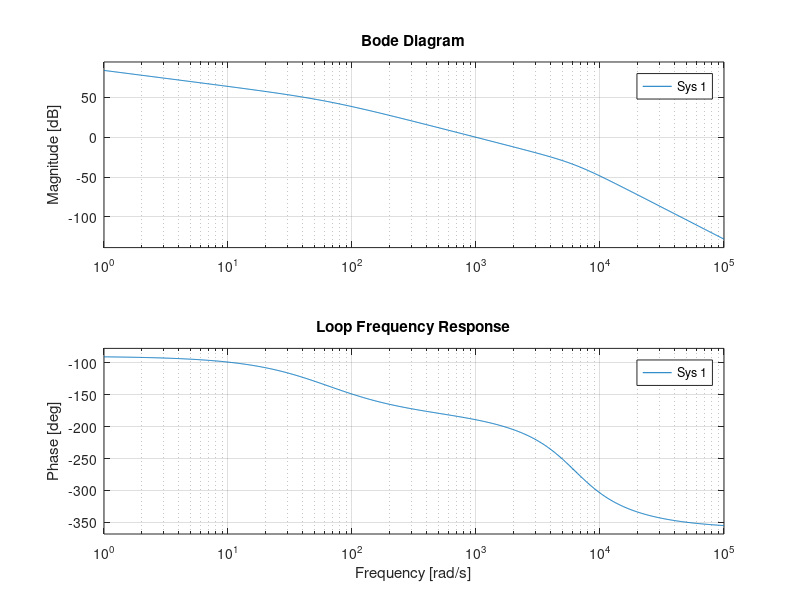

This figure's MATLAB source: (Note: this script raises an error after producing the figure.)
% SAFER Analog System Stability Analysis
% Define system parameters
clear all;
close all;

% Temperature range for analysis
temp_range = -40:5:85;  % °C

% Frequency range for analysis
f = logspace(-1, 6, 1000);
s = 1i * 2 * pi * f;

%% Input Stage (AD620) Transfer Function
% Temperature-dependent gain variation
Gain_nominal = 100;
temp_coeff = -0.5e-4;  % %/°C
gains = Gain_nominal * (1 + temp_coeff * (temp_range - 25));

% AD620 frequency response
GBW = 1e6;  % 1MHz GBW
pole1 = 2*pi*10;  % Low frequency pole
Hin = tf([GBW], [1 pole1 0]);

%% Active Filter Stage
% Second-order Butterworth filter
fn = 1000;  % 1kHz cutoff
wn = 2*pi*fn;
zeta = 0.707;  % Damping ratio
Hf = tf(wn^2, [1 2*zeta*wn wn^2]);

%% Loop Stability Analysis
figure(1);
bode(Hin * Hf);
grid on;
title('Loop Frequency Response');

% Calculate stability margins
[Gm,Pm,Wcg,Wcp] = margin(Hin * Hf);
fprintf('Gain Margin: %.2f dB\n', 20*log10(Gm));
fprintf('Phase Margin: %.2f degrees\n', Pm);

%% Temperature Stability Analysis
figure(2);
T = tiledlayout(2,1);
nexttile
plot(temp_range, gains, 'LineWidth', 2);
grid on;
xlabel('Temperature (°C)');
ylabel('Gain');
title('Gain vs Temperature');

% Calculate temp coefficient of entire system
sys_gain_var = (max(gains) - min(gains))/Gain_nominal * 100;
fprintf('System gain variation: %.2f%% over temp range\n', sys_gain_var);

%% PSRR Analysis
% PSRR model with frequency dependence
PSRR_dc = 85;  % dB
PSRR_pole = 1000;  % Hz
f_psrr = logspace(0, 5, 1000);
PSRR = PSRR_dc - 20*log10(sqrt(1 + (f_psrr/PSRR_pole).^2));

nexttile
semilogx(f_psrr, PSRR, 'LineWidth', 2);
grid on;
xlabel('Frequency (Hz)');
ylabel('PSRR (dB)');
title('Power Supply Rejection Ratio');

%% Noise Analysis
% Input noise sources
en_preamp = 10e-9;  % V/√Hz @ 1kHz
in_preamp = 0.1e-12;  % A/√Hz
Rsource = 10e3;  % Source resistance

% Calculate total input noise
en_thermal = sqrt(4 * 1.38e-23 * (273.15 + 25) * Rsource);  % Johnson noise
en_total = sqrt(en_preamp^2 + (in_preamp * Rsource)^2 + en_thermal^2);

% Noise vs frequency
f_noise = logspace(0, 4, 1000);
noise_density = en_total ./ sqrt(1 + (f_noise/fn).^2);

figure(3);
loglog(f_noise, noise_density * 1e9, 'LineWidth', 2);
grid on;
xlabel('Frequency (Hz)');
ylabel('Noise Density (nV/√Hz)');
title('Input-Referred Noise Density');

% Calculate total RMS noise
noise_bw = fn * pi/2;  % Equivalent noise bandwidth
rms_noise = en_total * sqrt(noise_bw);
fprintf('Total RMS noise: %.2f µVrms\n', rms_noise*1e6);

%% SNR Calculation
Vin_fs = 1;  % Full-scale input voltage
SNR = 20 * log10(Vin_fs / rms_noise);
fprintf('Signal-to-Noise Ratio: %.2f dB\n', SNR);

%% Monte Carlo Analysis for Component Variations
n_iterations = 1000;
% Component tolerances
R_tol = 0.01;  % 1% resistor tolerance
C_tol = 0.05;  % 5% capacitor tolerance

% Arrays to store results
cutoff_freqs = zeros(n_iterations, 1);
gains_mc = zeros(n_iterations, 1);

for i = 1:n_iterations
    % Vary component values
    R_var = 10e3 * (1 + R_tol * randn);
    C_var = 15e-9 * (1 + C_tol * randn);
    
    % Calculate resulting cutoff frequency
    fc_var = 1/(2*pi*R_var*C_var);
    cutoff_freqs(i) = fc_var;
    
    % Calculate gain variation
    gains_mc(i) = Gain_nominal * (1 + R_tol * randn);
end

figure(4);
T2 = tiledlayout(2,1);
nexttile
histogram(cutoff_freqs, 50);
xlabel('Cutoff Frequency (Hz)');
ylabel('Count');
title('Monte Carlo: Cutoff Frequency Distribution');

nexttile
histogram(gains_mc, 50);
xlabel('Gain');
ylabel('Count');
title('Monte Carlo: Gain Distribution');

% Calculate statistics
fprintf('\nMonte Carlo Analysis Results:\n');
fprintf('Cutoff Frequency: %.2f Hz ± %.2f Hz\n', mean(cutoff_freqs), std(cutoff_freqs));
fprintf('Gain: %.2f ± %.2f\n', mean(gains_mc), std(gains_mc));
